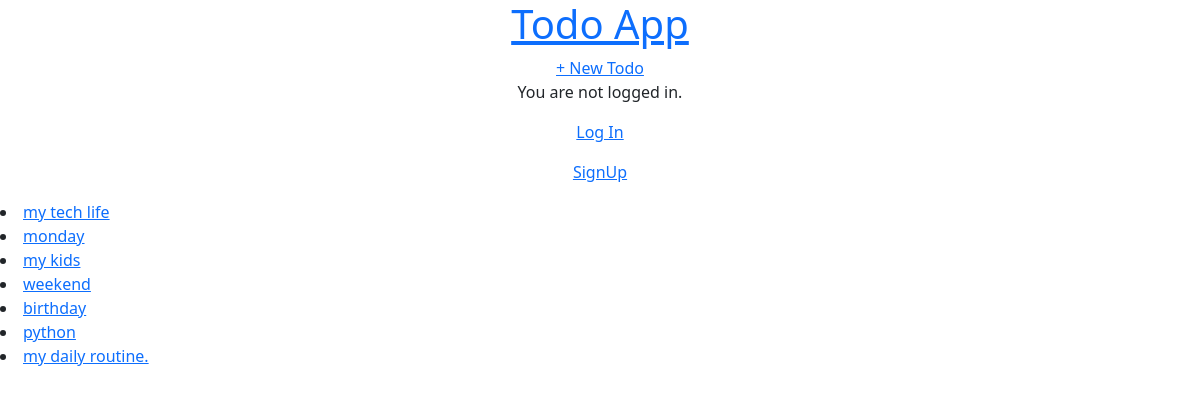
The page / on the database its author committed.
### todos/models.py (models this page shows, shortened)
class Todo(models.Model):
    title = models.CharField(max_length=100)
    user = models.ForeignKey(
        User, on_delete=models.CASCADE, blank=True, null=True, editable=False
        )
    short_description = models.TextField()
    date_created = models.DateTimeField(auto_now_add=True)
    date_updated = models.DateTimeField(auto_now=True)
    is_done = models.BooleanField()
    class Meta:
        ordering = ['-date_created']

### todos/views.py (the view)
# urls.py: path('', TodoListView.as_view(), name='home'),
class TodoListView(ListView):
    model = Todo
    template_name = 'todos/todo_list.html'
    context_object_name = 'todos'

### todos/templates/todos/todo_list.html
{% extends 'todos/base.html' %}
{% block content %}
{% for todo in todos %}
<li><a href="{% url 'todo-detail' todo.id %}">{{ todo.title|lower }}</a></li>
{% empty %}
<p>No todos added yet.</p>
{% endfor %}
{% endblock content %}

### rows shown on the page
Todo: title "my tech life"
Todo: title "monday"
Todo: title "my kids"
Todo: title "weekend"
Todo: title "birthday"
Todo: title "python"
Todo: title "my daily routine."
